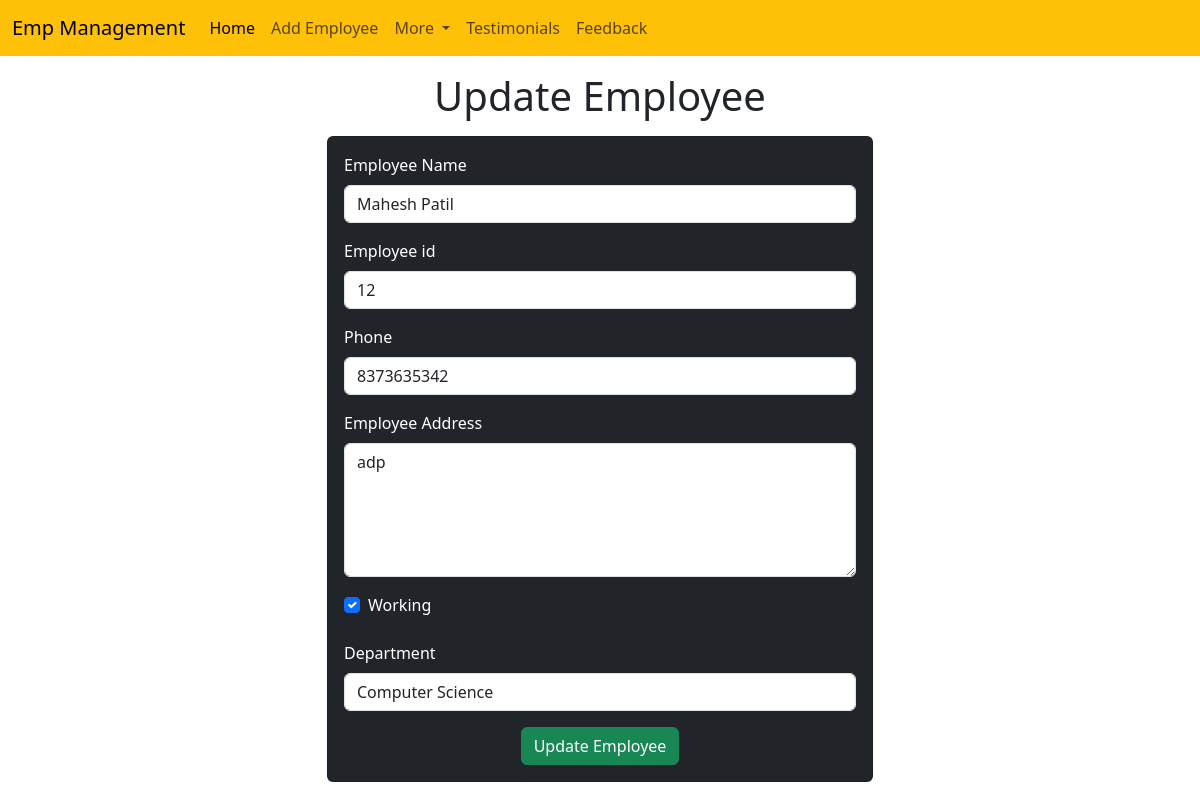
Screenshot of /emp/update-emp/7 with the database file from the repository.
### emp/models.py (models this page shows, shortened)
class Emp(models.Model):
    name = models.CharField(max_length=22200)
    emp_id = models.CharField(max_length=200)
    phone = models.CharField(max_length=10)
    address = models.CharField(max_length=150)
    working = models.BooleanField(default=True)
    department = models.CharField(max_length=10)

### emp/views.py (the view)
# urls.py: path('update-emp/<int:emp_id>',update_emp),
def update_emp(request,emp_id):
    emp=Emp.objects.get(pk=emp_id)
    return render(request,"emp/update_emp.html",{
        'emp':emp
    })

### templates/emp/update_emp.html (shortened to what this page needs)
<!doctype html>
<html lang="en">
  <head>
    <link href="https://cdn.jsdelivr.net/npm/bootstrap@5.3.3/dist/css/bootstrap.min.css" rel="stylesheet">
  </head>
  <body>
    {% include 'emp/navbar.html' %}
    <h1 class="text-center my-3">Update Employee</h1>
    <div class="container">
        <div class="row">
            <div class="col-md-6 offset-md-3">
                <div class="card bg-dark text-white">
                    <div class="card-body">
                        <form action="/emp/do-update-emp/{{emp.id}}" method="POST">
                            <div class="mb-3">
                                <label for="name" class="form-label">Employee Name</label>
                                <input type="text" class="form-control" id="name" placeholder="Enter Emp Name" name="emp_name" value="{{emp.name}}">
                            </div>
                            <div class="mb-3">
                                <label for="Employee id" class="form-label">Employee id</label>
                                <input type="text" class="form-control" id="Employee id" placeholder="Enter Emp id" name="emp_id" value="{{emp.emp_id}}">
                            </div>
                            <div class="mb-3">
                                <label for="phone" class="form-label">Phone</label>
                                <input type="text" class="form-control" id="phone" placeholder="Enter Emp phone" name="emp_phone" value="{{emp.phone}}">
                            </div>
                            <div class="mb-3">
                                <label for="Address" class="form-label">Employee Address</label>
                                <textarea id="Address" rows="5" class="form-control" name="emp_address">{{emp.address}}</textarea>
                            </div>
                            <div class="mb-3 form-check">
                                <label for="working" class="form-label">Working</label>
                                <input {% if emp.working %} checked {%endif%} type="checkbox" class="form-check-input" id="working" name="emp_working">
                            </div>
                            <div class="mb-3">
                                <label for="department" class="form-label">Department</label>
                                <select name="emp_department" id="Department" class="form-control" value="{{emp.department}}">
                                    <option value="CSE">Computer Science</option>
                                </select>
                            </div>
                            <div class="container text-center">
                                <button class="btn btn-success">Update Employee</button>
                            </div>
                        </form>
                    </div>
                </div>
            </div>
        </div>
    </div>
  </body>
</html>

### rows the page displays
Emp: emp_name "Mahesh Patil", emp_id "12", emp_phone "8373635342", emp_address "adp", working "☑", emp_department "Computer Science"
